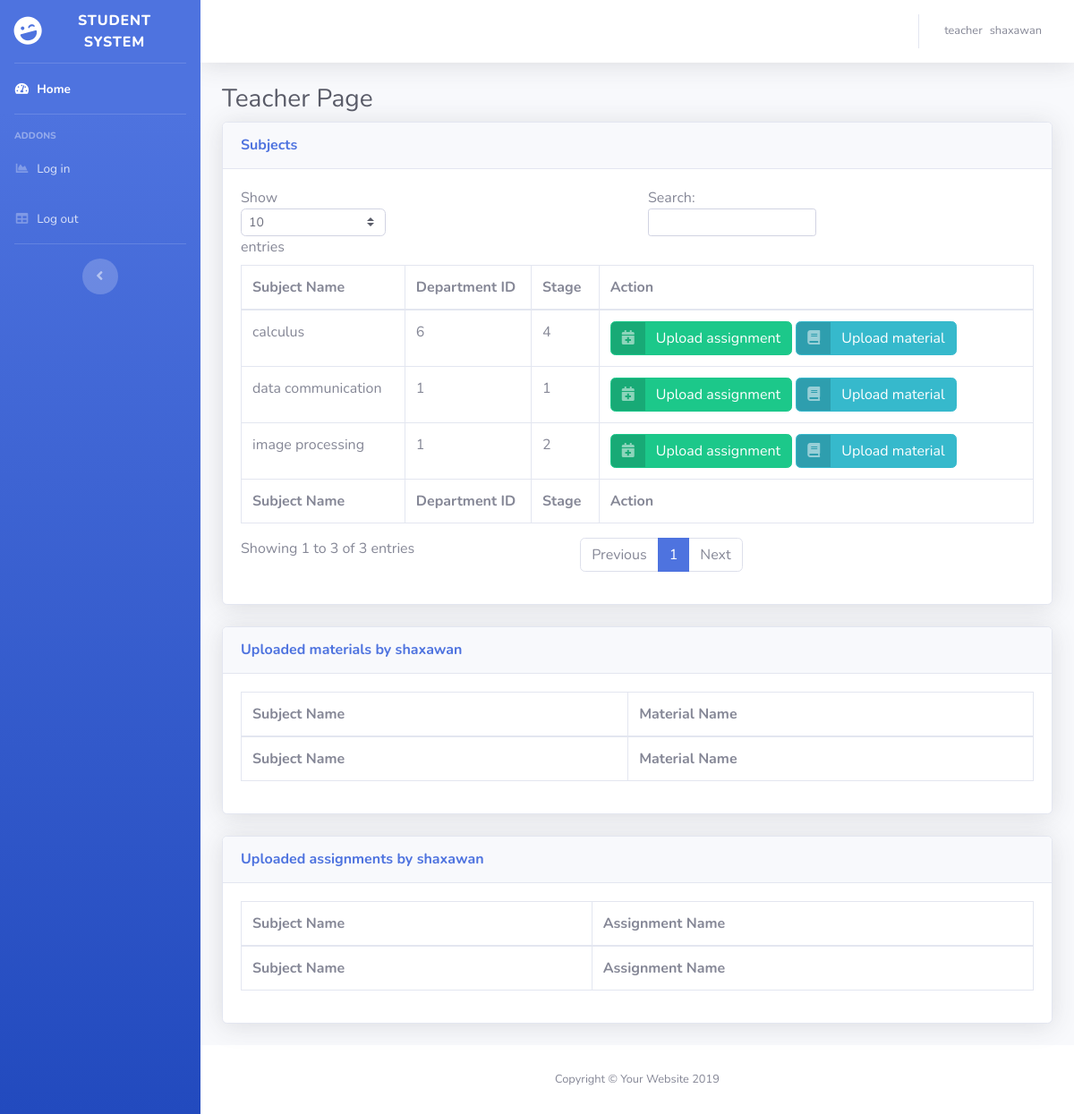
Page /teacherHome.php (signed in) on the committed database.
### tables this page shows
CREATE TABLE `subject` (
  `Sub_ID` int(11) NOT NULL,
  `Sub_Name` varchar(250) NOT NULL,
  `Sub_Teacher` varchar(250) NOT NULL,
  `Sub_Dep` int(11) NOT NULL,
  `Sub_Stage` int(11) NOT NULL,
  `SubFile` varchar(250) NOT NULL,
  `Assing_ID` int(11) NOT NULL
);

### teacherHome.php (the view, shortened to what this page needs)
<?php include('header.php'); ?>
<div class="container-fluid">
  <h1 class="h3 mb-2 text-gray-800">Teacher Page</h1>
  <div class="card shadow mb-4">
    <div class="card-header py-3">
      <h6 class="m-0 font-weight-bold text-primary">Subjects</h6>
    </div>
    <div class="card-body">
      <div class="table-responsive">
        <table class="table table-bordered" id="dataTable" width="100%" cellspacing="0">
          <thead>
            <tr>
              <th>Subject Name</th>
              <th>Department ID</th>
              <th>Stage</th>
              <th>Action</th>
            </tr>
          </thead>
          <tfoot>
            <tr>
              <th>Subject Name</th>
              <th>Department ID</th>
              <th>Stage</th>
              <th>Action</th>
            </tr>
          </tfoot>
          <tbody>
            <?php
            $b = $MyDB->query("SELECT * FROM subject WHERE subject.Sub_Teacher =" . $_SESSION['ID']);
            while ($ex = $b->fetch_assoc()) {
            ?>
              <Tr>
                <Td> <?php echo $ex['Sub_Name']; ?></Td>
                <Td><?php echo $ex['Sub_Dep']; ?></Td>
                <Td><?php echo $ex['Sub_Stage']; ?></Td>
                <td>
                <a href="uploadAssign_Page.php?sub_name=<?php echo $ex['Sub_Name']; ?>&subject_ID=<?php echo $ex['Sub_ID']; ?>&Sub_Dep=<?php echo $ex['Sub_Dep']; ?>&Sub_Stage=<?php echo $ex['Sub_Stage']; ?>" class="btn btn-success btn-icon-split">
                    <span class="icon text-white-50">
                      <i class="fa fa-calendar-plus"></i>
                    </span>
                    <span class="text">Upload assignment</span>
                  </a>
                  <a href="uploadMaterial_Page.php?sub_name=<?php echo $ex['Sub_Name']; ?>&sub_teacher=<?php echo $_SESSION["ID"]; ?>&subject_ID=<?php echo $ex['Sub_ID']; ?>&Sub_Dep=<?php echo $ex['Sub_Dep']; ?>&Sub_Stage=<?php echo $ex['Sub_Stage']; ?> " class="btn btn-info btn-icon-split">
                    <span class="icon text-white-50">
                      <i class="fas fa-book"></i>
                    </span>
                    <span class="text">Upload material</span>
                  </a>
                </td>
            <?php } ?>
              </Tr>
          </tbody>
        </table>
      </div>
    </div>
  </div>
  <div class="card shadow mb-4">
      <div class="card-header py-3">
        <h6 class="m-0 font-weight-bold text-primary">Uploaded materials by <?php echo $_SESSION["UserName"] ; ?></h6>
      </div>
      <div class="card-body">
        <div class="table-responsive">
          <table class="table table-bordered" id="dataTable" width="100%" cellspacing="0">
            <thead>
              <tr>
                <th>Subject Name</th>
                <th>Material Name</th>
              </tr>
            </thead>
            <tfoot>
              <tr>
                <th>Subject Name</th>
                <th>Material Name</th>
              </tr>
            </tfoot>
          </table>
        </div>
      </div>
    </div>
  <div class="card shadow mb-4">
    <div class="card-header py-3">
      <h6 class="m-0 font-weight-bold text-primary">Uploaded assignments by <?php echo $_SESSION["UserName"] ; ?></h6>
    </div>
    <div class="card-body">
      <div class="table-responsive">
        <table class="table table-bordered" id="dataTable" width="100%" cellspacing="0">
          <thead>
            <tr>
              <th>Subject Name</th>
              <th>Assignment Name</th>
            </tr>
          </thead>
          <tfoot>
            <tr>
              <th>Subject Name</th>
              <th>Assignment Name</th>
            </tr>
          </tfoot>
        </table>
      </div>
    </div>
  </div>
</div>
</div>
<footer class="sticky-footer bg-white">
  <div class="container my-auto">
    <div class="copyright text-center my-auto">
      <span>Copyright &copy; Your Website 2019</span>
    </div>
  </div>
</footer>
</div>
</div>
<?php include('footer.php'); ?>

### rows in the picture
subject: Sub_Name "image processing", Sub_Dep "1", Sub_Stage "2"
subject: Sub_Name "data communication", Sub_Dep "1", Sub_Stage "1"
subject: Sub_Name "calculus", Sub_Dep "6", Sub_Stage "4"

### other values in the picture
$_SESSION['User_Role'] "teacher"
$_SESSION['UserName'] "shaxawan"
$_SESSION["UserName"] "shaxawan"
